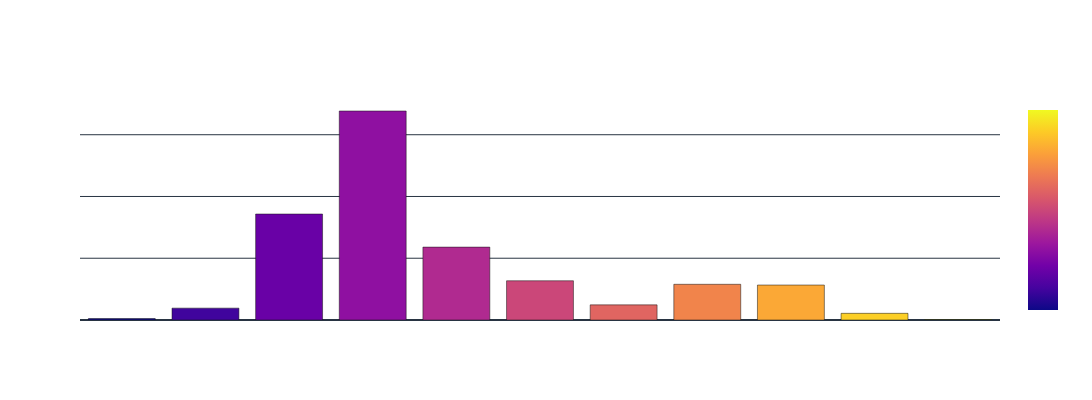

Notebook source saved alongside this figure:
### Markdown cell above
### Generating the plot

### Code cell
level_count_fig = create_level_count_graph(
    level_counts = df.groupby('level').size().reset_index(name='count'),
    x='level',
    y='count',
    color='level',
    title='File Count by Directory Level',
    template='plotly_dark'
)

logging.info("Level count graph generated: (level_count_fig | prepare_and_save_plot)")

# Prepare and save the plot
prepare_and_save_plot(
    level_count_fig,
    width=1200,
    height=400,
    #title="My Work Timeline",
    #xaxis_title="Start Date",
    #yaxis_title="Organizations",
    #coloraxis_colorbar='Tenure',
    #legend_title='Job Level',
    #base_filename='directory_level_distribution',
    #counter='1'
)

### Figure 1 — Plotly figure (JSON) as saved in the notebook; plotly's stock layout.template omitted (floating-point values rounded to 4 significant figures)
{"data": [{"alignmentgroup": "True", "hovertemplate": "level=%{marker.color}<br>count=%{y}<extra></extra>", "legendgroup": "", "marker": {"color": [0, 1, 2, 3, 4, 5, 6, 7, 8, 9, 10], "coloraxis": "coloraxis", "pattern": {"shape": ""}}, "name": "", "offsetgroup": "", "orientation": "v", "showlegend": false, "textposition": "auto", "type": "bar", "x": [0, 1, 2, 3, 4, 5, 6, 7, 8, 9, 10], "xaxis": "x", "y": [23, 192, 1716, 3384, 1180, 635, 245, 578, 566, 108, 5], "yaxis": "y"}], "layout": {"barmode": "relative", "coloraxis": {"colorbar": {"title": {}}, "colorscale": [[0, "#0d0887"], [0.1111, "#46039f"], [0.2222, "#7201a8"], [0.3333, "#9c179e"], [0.4444, "#bd3786"], [0.5556, "#d8576b"], [0.6667, "#ed7953"], [0.7778, "#fb9f3a"], [0.8889, "#fdca26"], [1, "#f0f921"]]}, "font": {"color": "white", "family": "Open Sans, sans-serif", "size": 10}, "height": 400, "legend": {"title": {}, "tracegroupgap": 0}, "paper_bgcolor": "rgba(0, 0, 0, 0)", "plot_bgcolor": "rgba(0, 0, 0, 0)", "title": {}, "width": 1200, "xaxis": {"anchor": "y", "autorange": true, "domain": [0, 1], "range": [-0.5, 10.5], "title": {}, "type": "linear"}, "yaxis": {"anchor": "x", "autorange": true, "domain": [0, 1], "range": [0, 3562.0], "title": {}, "type": "linear"}}}
